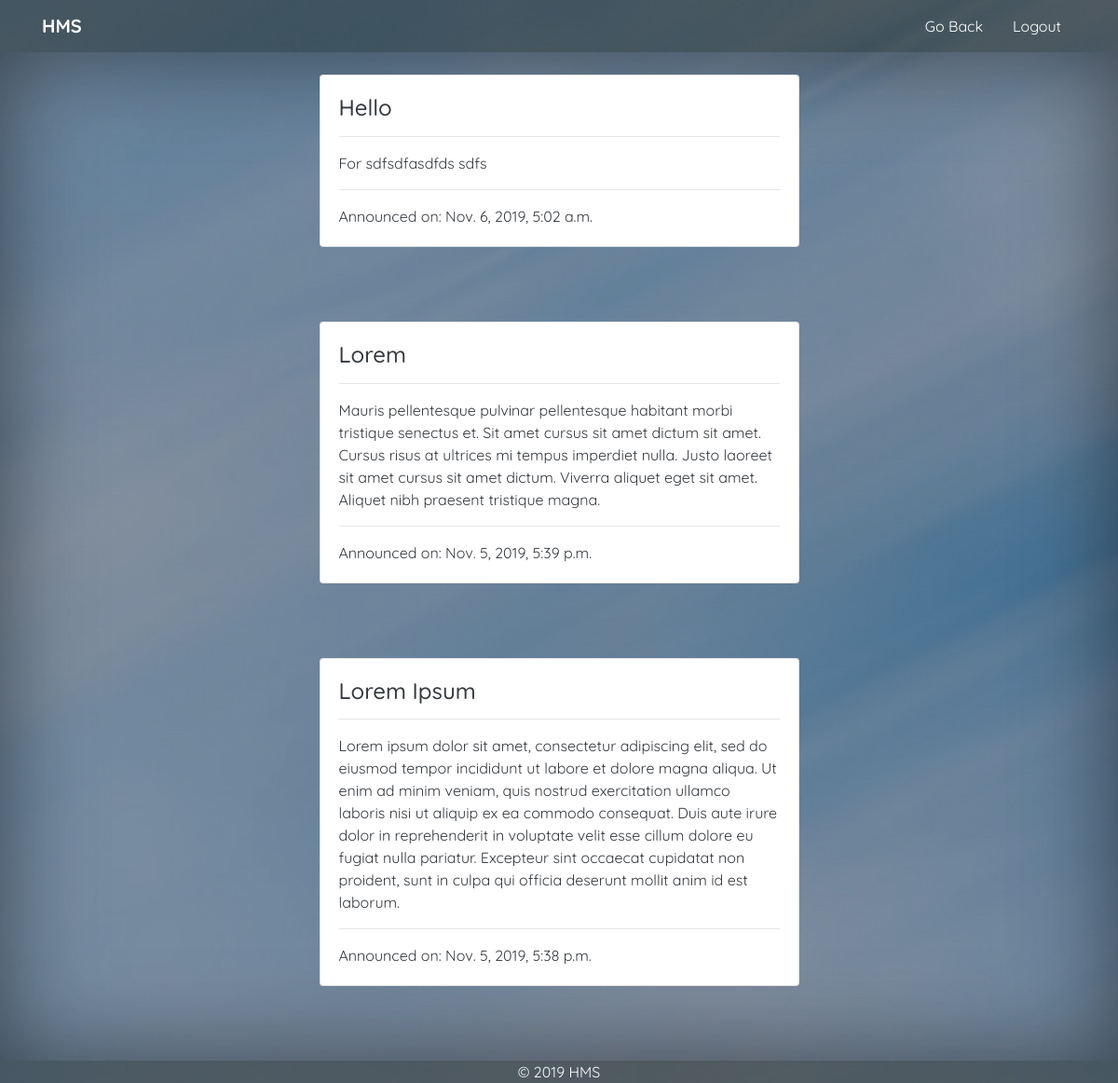
Screenshot of /noticesstud with the database file from the repository.
### posts/models.py (models this page shows, shortened)
class Post(models.Model):
    title = models.CharField(max_length=200, unique=True)
    created_on = models.DateTimeField(auto_now_add=True)
    content = models.TextField()

### posts/views.py (the view)
# urls.py: path('noticesstud', views.PostListStud.as_view(), name='noticesstud'),
class PostListStud(generic.ListView):
    queryset = Post.objects.all().order_by('-created_on')
    template_name = 'posts/allpost_student.html'

### posts/templates/posts/allpost_student.html (shortened to what this page needs)
{% extends 'accounts/base.html' %}
{% block side %}
<a class="nav-link nav-social" href="{% url 'student' %}">Go Back</a>
<a class="nav-link nav-social" href="{% url 'logout' %}">Logout</a>
{% endblock %}
{% block content %}
<div class="row text-left">
    {% for post in post_list %}
    <div class="col-sm-3"></div>
    <div class="col-sm-6" style="padding-bottom: 5rem;">
        <div class="card">
            <div class="card-body">
                <h4 class="card-title text-dark">{{ post.title }}</h4>
                <hr>
                <p class="card-text text-dark">{{ post.content }} <br>
                </p>
                <hr>
                <p class="card-text text-dark">
                    Announced on: {{ post.created_on }}
                </p>
            </div>
        </div>
    </div>
    <div class="col-sm-3"></div>
    {% endfor %}
</div>
{% endblock %}

### rows the page displays
Post: title "Hello", content "For sdfsdfasdfds sdfs", created_on "Nov. 6, 2019, 5:02 a.m."
Post: title "Lorem", content "Mauris pellentesque pulvinar pellentesque habitant morbi tristique senectus et. Sit amet cursus sit amet dictum sit amet. Cursus risus at ultrices mi tempus imperdiet nulla. Justo laoreet sit amet cursus sit amet dictum. Viverra aliquet eget sit amet. Aliquet nibh praesent tristique magna.", created_on "Nov. 5, 2019, 5:39 p.m."
Post: title "Lorem Ipsum", content "Lorem ipsum dolor sit amet, consectetur adipiscing elit, sed do eiusmod tempor incididunt ut labore et dolore magna aliqua. Ut enim ad minim veniam, quis nostrud exercitation ullamco laboris nisi ut aliquip ex ea commodo consequat. Duis aute irure dolor in reprehenderit in voluptate velit esse cillum dolore eu fugiat nulla pariatur. Excepteur sint occaecat cupidatat non proident, sunt in culpa qui officia deserunt mollit anim id est laborum.", created_on "Nov. 5, 2019, 5:38 p.m."
